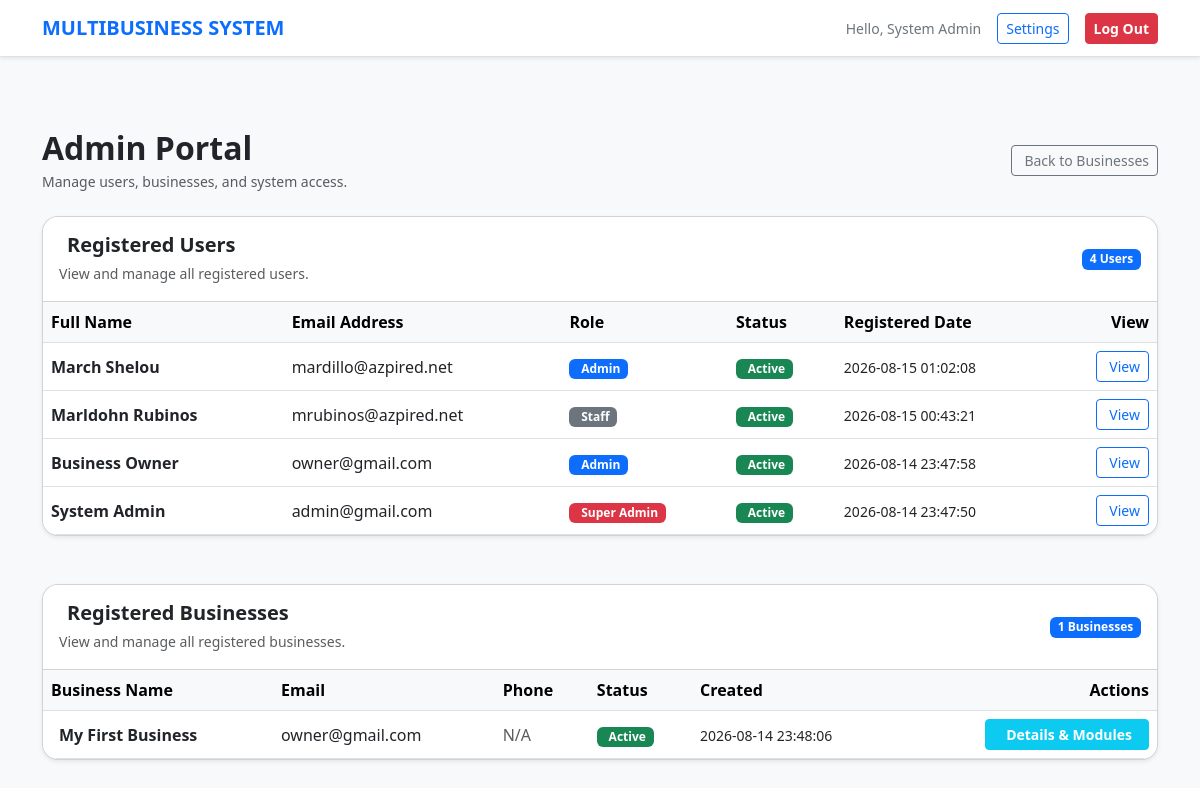
Page /public/index.php?page=admin_portal (signed in) on the committed database.
### tables this page shows
CREATE TABLE `users` (
  `id` int(11) NOT NULL,
  `name` varchar(150) NOT NULL,
  `email` varchar(150) NOT NULL,
  `password` varchar(255) NOT NULL,
  `role` enum('super_admin','admin','staff') NOT NULL DEFAULT 'staff',
  `status` enum('active','inactive','pending') NOT NULL DEFAULT 'active',
  `created_at` timestamp NOT NULL DEFAULT current_timestamp(),
  `updated_at` timestamp NULL DEFAULT NULL ON UPDATE current_timestamp()
);

CREATE TABLE `businesses` (
  `id` int(11) NOT NULL,
  `name` varchar(150) NOT NULL,
  `email` varchar(150) DEFAULT NULL,
  `phone` varchar(50) DEFAULT NULL,
  `address` text DEFAULT NULL,
  `status` enum('active','inactive') NOT NULL DEFAULT 'active',
  `created_at` timestamp NOT NULL DEFAULT current_timestamp(),
  `updated_at` timestamp NULL DEFAULT NULL ON UPDATE current_timestamp()
);

### resources/admin_portal.php (the view, shortened to what this page needs)
<?php
$pdo = Database::getConnection();
$userStmt = $pdo->query("
    SELECT
        id,
        name,
        email,
        role,
        status,
        created_at
    FROM users
    ORDER BY id DESC
");
$users = $userStmt->fetchAll(PDO::FETCH_ASSOC);
$businessStmt = $pdo->query("
    SELECT
        id,
        name,
        email,
        phone,
        address,
        status,
        created_at
    FROM businesses
    ORDER BY name ASC
");
$allBusinesses = $businessStmt->fetchAll(PDO::FETCH_ASSOC);
include __DIR__ . '/partials/header.php';
?>
<div class="container py-4">
    <div class="d-flex justify-content-between align-items-center mb-4">
        <div>
            <h2 class="fw-bold mb-1">
                Admin Portal
            </h2>
            <p class="text-muted small mb-0">
                Manage users, businesses, and system access.
            </p>
        </div>
        <a
            href="index.php?page=select_business"
            class="btn btn-outline-secondary btn-sm"
        >
            Back to Businesses
        </a>
    </div>
    <div class="card shadow-sm rounded-4 mb-5 overflow-hidden">
        <div class="card-header bg-white py-3">
            <div class="d-flex justify-content-between align-items-center">
                <div>
                    <h5 class="fw-bold mb-1">
                        Registered Users
                    </h5>
                    <small class="text-muted">
                        View and manage all registered users.
                    </small>
                </div>
                <span class="badge bg-primary">
                    <?= count($users) ?> Users
                </span>
            </div>
        </div>
        <?php if (empty($users)): ?>
            <div class="p-4 text-center">
                <i
                    class="bi bi-people text-muted"
                    style="font-size:3rem;"
                ></i>
                <p class="text-muted mb-0 mt-2">
                    No users found.
                </p>
            </div>
        <?php else: ?>
            <div class="table-responsive">
                <table class="table table-hover align-middle mb-0">
                    <thead class="table-light">
                        <tr>
                            <th>Full Name</th>
                            <th>Email Address</th>
                            <th>Role</th>
                            <th>Status</th>
                            <th>Registered Date</th>
                            <th class="text-end">
                                View
                            </th>
                        </tr>
                    </thead>
                    <tbody>
                        <?php foreach ($users as $u): ?>
                            <?php
                            $role = $u['role'] ?? 'staff';
                            $status = $u['status'] ?? 'inactive';
                            ?>
                            <tr>
                                <td class="fw-bold">
                                    <?= htmlspecialchars(
                                        $u['name']
                                    ) ?>
                                </td>
                                <td>
                                    <?= htmlspecialchars(
                                        $u['email']
                                    ) ?>
                                </td>
                                <td>
                                    <?php if ($role === 'super_admin'): ?>
                                        <span class="badge bg-danger">
                                            Super Admin
                                        </span>
                                    <?php elseif ($role === 'admin'): ?>
                                        <span class="badge bg-primary">
                                            Admin
                                        </span>
                                    <?php else: ?>
                                        <span class="badge bg-secondary">
                                            Staff
                                        </span>
                                    <?php endif; ?>
                                </td>
                                <td>
                                    <?php if ($status === 'active'): ?>
                                        <span class="badge bg-success">
                                            Active
                                        </span>
                                    <?php endif; ?>
                                </td>
                                <td>
                                    <small>
                                        <?= htmlspecialchars(
                                            $u['created_at']
                                        ) ?>
                                    </small>
                                </td>
                                <td class="text-end">
                                    <a
                                        href="index.php?page=admin_user_details&id=<?= (int)$u['id'] ?>"
                                        class="btn btn-outline-primary btn-sm"
                                        title="View User Details"
                                    >
                                        View
                                    </a>
                                </td>
                            </tr>
                        <?php endforeach; ?>
                    </tbody>
                </table>
            </div>
        <?php endif; ?>
    </div>
    <div class="card shadow-sm rounded-4 overflow-hidden">
        <div class="card-header bg-white py-3">
            <div class="d-flex justify-content-between align-items-center">
                <div>
                    <h5 class="fw-bold mb-1">
                        Registered Businesses
                    </h5>
                    <small class="text-muted">
                        View and manage all registered businesses.
                    </small>
                </div>
                <span class="badge bg-primary">
                    <?= count($allBusinesses) ?> Businesses
                </span>
            </div>
        </div>
        <?php if (empty($allBusinesses)): ?>
            <div class="p-4 text-center">
                <i
                    class="bi bi-buildings text-muted"
                    style="font-size:3rem;"
                ></i>
                <p class="text-muted mb-0 mt-2">
                    No businesses found in the system.
                </p>
            </div>
        <?php else: ?>
            <div class="table-responsive">
                <table class="table table-hover align-middle mb-0">
                    <thead class="table-light">
                        <tr>
                            <th>Business Name</th>
                            <th>Email</th>
                            <th>Phone</th>
                            <th>Status</th>
                            <th>Created</th>
                            <th class="text-end">
                                Actions
                            </th>
                        </tr>
                    </thead>
                    <tbody>
                        <?php foreach ($allBusinesses as $biz): ?>
                            <?php
                            $businessStatus = $biz['status'] ?? 'inactive';
                            ?>
                            <tr>
                                <td class="fw-bold">
                                    <?= htmlspecialchars(
                                        $biz['name']
                                    ) ?>
                                </td>
                                <td>
                                    <?php if (!empty($biz['email'])): ?>
                                        <?= htmlspecialchars(
                                            $biz['email']
                                        ) ?>
                                    <?php else: ?>
                                        <span class="text-muted">
                                            N/A
                                        </span>
                                    <?php endif; ?>
                                </td>
                                <td>
                                    <?php if (!empty($biz['phone'])): ?>
                                        <i class="bi bi-telephone me-1 text-primary"></i>
                                        <?= htmlspecialchars(
                                            $biz['phone']
                                        ) ?>
                                    <?php else: ?>
                                        <span class="text-muted">
                                            N/A
                                        </span>
                                    <?php endif; ?>
                                </td>
                                <td>
                                    <?php if ($businessStatus === 'active'): ?>
                                        <span class="badge bg-success">
                                            Active
                                        </span>
                                    <?php endif; ?>
                                </td>
                                <td>
                                    <small>
                                        <?= htmlspecialchars(
                                            $biz['created_at']
                                        ) ?>
                                    </small>
                                </td>
                                <td class="text-end">
                                    <a
                                        href="index.php?page=admin_business_details&id=<?= (int)$biz['id'] ?>"
                                        class="btn btn-info btn-sm fw-bold px-3 text-white"
                                    >
                                        Details & Modules
                                    </a>
                                </td>
                            </tr>
                        <?php endforeach; ?>
                    </tbody>
                </table>
            </div>
        <?php endif; ?>
    </div>
</div>
<?php include __DIR__ . '/partials/footer.php'; ?>

### public/index.php (shortened to what this page needs)
<?php
$page = $_GET['page'] ?? 'login';
switch ($page) {
    case 'admin_portal':
        require_once __DIR__ . '/../resources/admin_portal.php';
        break;
}
?>

### resources/partials/header.php (shortened to what this page needs)
<!DOCTYPE html>
<html lang="en">
<head>
    <link href="https://cdn.jsdelivr.net/npm/bootstrap@5.3.0/dist/css/bootstrap.min.css" rel="stylesheet">
</head>
<body class="bg-body-tertiary" style="min-height: 100vh;">
    <nav class="navbar navbar-expand-lg border-bottom shadow-sm mb-5 bg-body">
        <div class="container">
            <a class="navbar-brand fw-bold text-primary" href="index.php?page=select_business">MULTIBUSINESS SYSTEM</a>
            <div class="d-flex align-items-center gap-3">
                <?php if (isset($_SESSION['name'])): ?>
                    <span class="text-secondary small d-none d-sm-inline">Hello, <?= htmlspecialchars($_SESSION['name']) ?></span>
                <?php endif; ?>
                <a href="index.php?page=settings" class="btn btn-outline-primary btn-sm">Settings</a>
                <a href="index.php?page=logout" class="btn btn-danger btn-sm fw-bold">Log Out</a>
            </div>
        </div>
    </nav>

### resources/partials/footer.php (shortened to what this page needs)
</body>
</html>

### rows in the picture
users: name "March Shelou", email "mardillo@azpired.net", role "Admin", status "Active", created_at "2026-08-15 01:02:08"
users: name "Marldohn Rubinos", email "mrubinos@azpired.net", role "Staff", status "Active", created_at "2026-08-15 00:43:21"
users: name "Business Owner", email "owner@gmail.com", role "Admin", status "Active", created_at "2026-08-14 23:47:58"
users: name "System Admin", email "admin@gmail.com", role "Super Admin", status "Active", created_at "2026-08-14 23:47:50"
businesses: name "My First Business", email "owner@gmail.com", phone "N/A", status "Active", created_at "2026-08-14 23:48:06"

### other values in the picture
$_SESSION['name'] "System Admin"
count($users) "4"
count($allBusinesses) "1"
